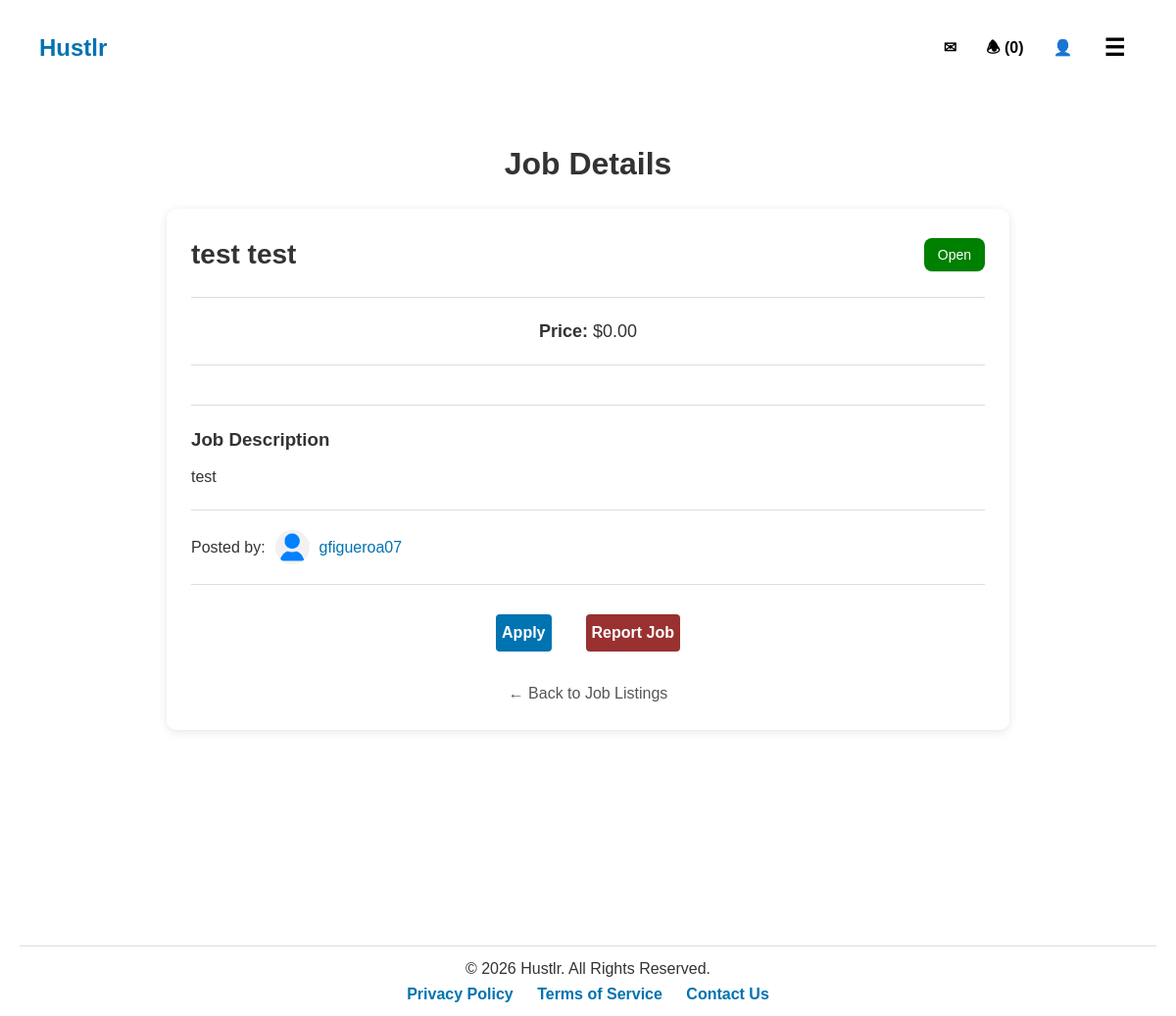
Before: /job/27/details/ (signed in) with the older database file.
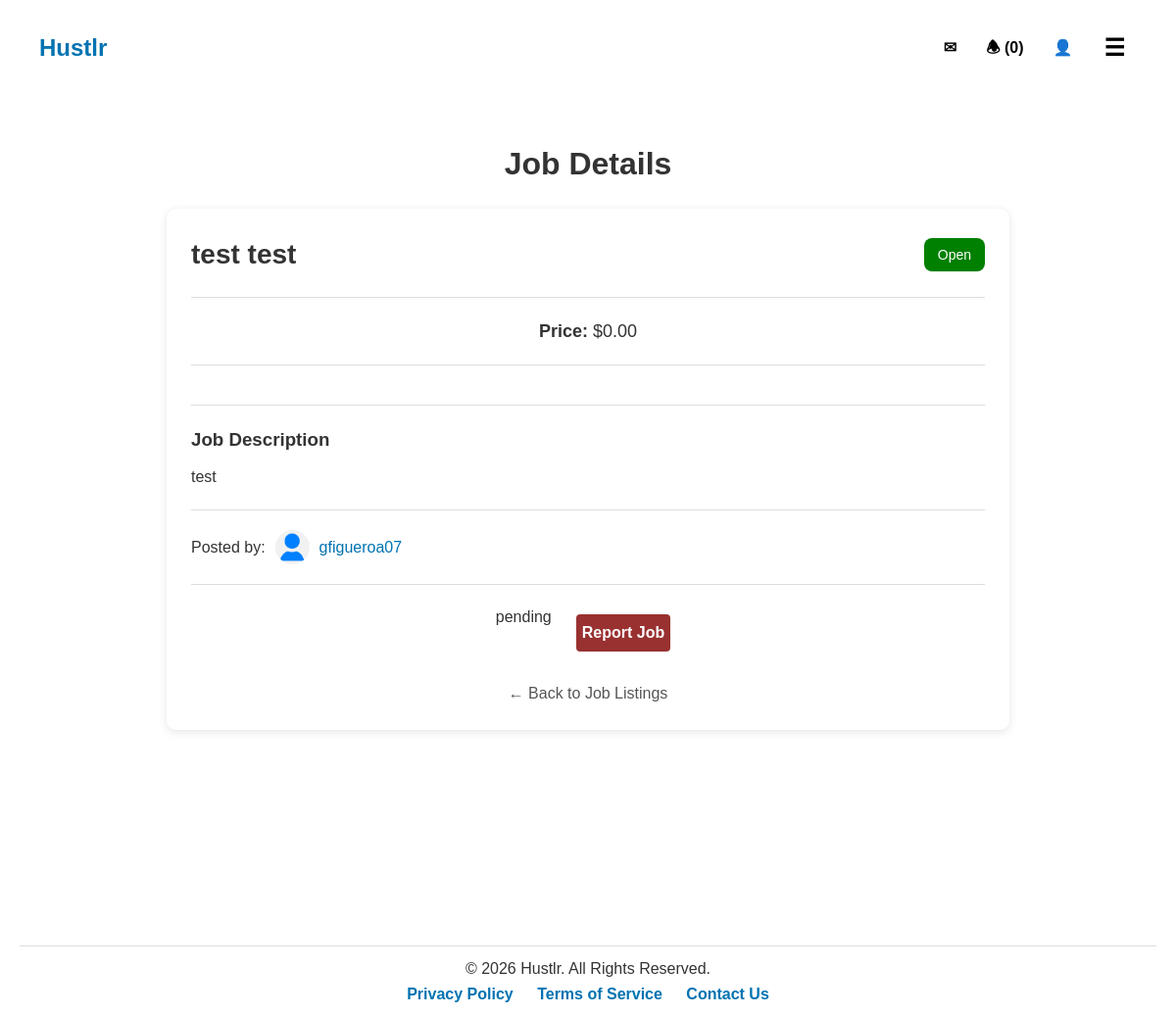
After: the same page with the newer database file.
### users/models.py (models this page shows, shortened)
class JobApplication(models.Model):
    application_status = [
        ('pending', 'Pending'),
        ('accepted', 'Accepted'),
        ('rejected', 'Rejected'),
    ]
    job = models.ForeignKey(JobListing, on_delete=models.CASCADE, related_name='applications')
    applicant = models.ForeignKey(Profile, on_delete=models.CASCADE)
    message = models.TextField(blank=True, max_length=250)
    applied_at = models.DateTimeField(auto_now_add=True)
    status = models.CharField(max_length=10, choices=application_status, default='pending')

### job_board/views.py (the view)
# urls.py: path('job/<int:job_id>/details/', views.job_details, name='job_details'),
def job_details(request, job_id):
    job = get_object_or_404(JobListing, id=job_id)
    images = job.images.all()  # Related name used
    application = None
    conversation = None
    if request.user.is_authenticated and job.status == 'pending':
        conversation = Conversation.objects.filter(job=job).filter(
            Q(applicant=request.user) |
            Q(job__profile__user=request.user)
        ).first()
    if hasattr(request.user, 'profile'):
        application = JobApplication.objects.filter(
            job=job,
            applicant=request.user.profile
        ).first()
    return render(request, 'job_board/job_details.html', {
        'job': job,
        'application': application,
        'conversation': conversation,
        'images': images
    })

### users/context_processors.py (called while the page is built)
def unread_messages(request):
    if request.user.is_authenticated:
        conversations = Conversation.objects.filter(
            messages__is_read=False
        ).exclude(messages__sender=request.user).distinct()
        count = conversations.count()
    else:
        count = 0
    return {'unread_count': count}

### job_board/templates/job_board/job_details.html (shortened to what this page needs)
{% extends 'job_board/base.html' %}
{% load static %}
{% block extra_css %}
<link rel="stylesheet" href="{% static 'css/job_details.css' %}">
{% endblock %}
{% block content %}
<body>
<div class="page-container">
    <h1 class="page-title">Job Details</h1>
    <div class="job-card">
        <div class="job-header">
            <h2 class="job-title">{{ job.title }}</h2>
            <span class="status-badge status-{{ job.status|lower }}">
                {{ job.status|title }}
            </span>
        </div>
        <hr>
        <div class="job-info">
            <p><strong>Price:</strong> ${{ job.price|floatformat:2 }}</p>
        </div>
        <hr>
        <hr>
        <div class="job-section">
            <h3>Job Description</h3>
            <p>{{ job.description }}</p>
        </div>
        <hr>
        <div class="posted-by">
            <span>Posted by:</span>
            {% if job.profile.profile_picture %}
                <img class="profile" src="{{ job.profile.profile_picture.url }}">
            {% else %}
                <img class='profile' src="{% static 'images/default_profile.png' %}" alt="Profile Preview">
            {% endif %}
            <a href="{% url 'profile_detail' job.profile.id %}">
                {{ job.profile.user.username }}
            </a>
        </div>
        <hr>
        <div class="action-buttons">
            {% if request.user.profile.id != job.profile.id %}
                {% if not application %}
                    <a href="{% url 'job_apply' job.id %}">Apply</a>
                {% else %}
                    {{ application.status }}
                {% endif %}
                    <a class="report" href="{% url 'job_report' job.id %}">Report Job</a>
            {% endif %}
        </div>
        <div class="back-link">
            <a href="{% url 'job_page' %}">← Back to Job Listings</a>
        </div>
    </div>
</div>
</body>
</html>
{% endblock %}

Changed rows visible on the page:
added JobApplication: status "pending"
Other visible differences:
text no longer shown: "Apply"
